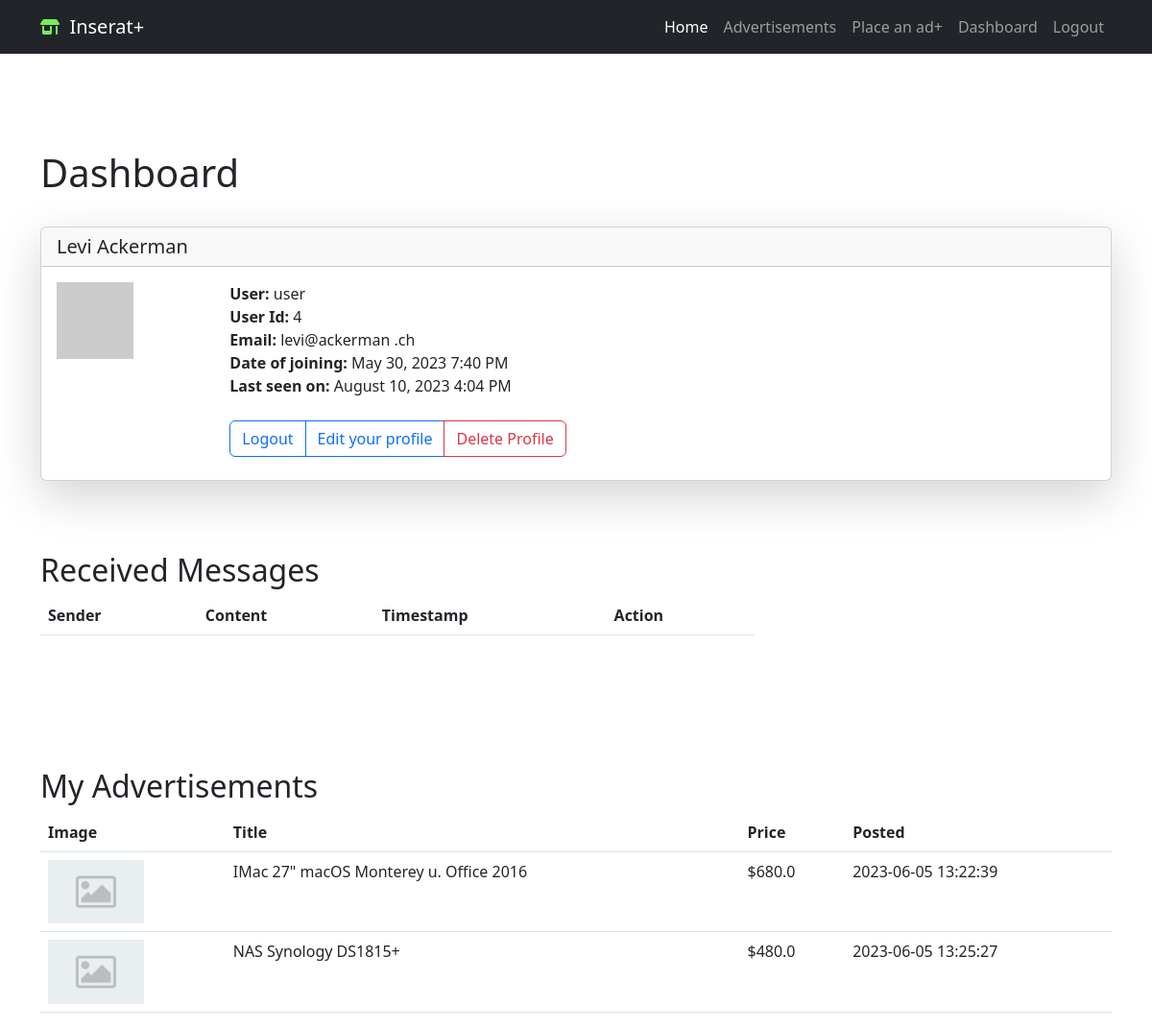
Screenshot of /user/user (signed in) with the database file from the repository.
### app/models/login.py (models this page shows, shortened)
class User(db.Model, UserMixin):
    id = db.Column(db.Integer, primary_key=True)
    first_name = db.Column(db.String(50), nullable=False)
    last_name = db.Column(db.String(50), nullable=False)
    username = db.Column(db.String(20), unique=True, nullable=False)
    email = db.Column(db.String(120), unique=True, nullable=False)
    password_hash = db.Column(db.String(128), nullable=False)
    user_adedd = db.Column(db.DateTime, default=datetime.utcnow)
    last_seen = db.Column(db.DateTime, default=datetime.utcnow)
    is_admin = db.Column(db.Boolean, default=False)
    is_blocked = db.Column(db.Boolean, default=False)  # registered users can be blocked from logging in
    advertisements = db.relationship('Advertisement', backref='user', lazy=True)
    def avatar(self, size):
        digest = md5(self.email.lower().encode('utf-8')).hexdigest()
        return 'https://www.gravatar.com/avatar/{}?d=identicon&s={}'.format(
            digest, size
            )

### app/models/advertisement.py (models this page shows, shortened)
class Advertisement(db.Model):
    id = db.Column(db.Integer, primary_key=True)
    title = db.Column(db.String(100), nullable=False)
    description = db.Column(db.Text, nullable=False)
    timestamp = db.Column(db.DateTime, default=datetime.utcnow)
    price = db.Column(db.Float)
    contact_info = db.Column(db.String(255))
    city_id = db.Column(db.Integer, db.ForeignKey('city.id'), nullable=False)
    zip_code = db.Column(db.Integer, nullable=False, index=True)
    category_id = db.Column(db.Integer, db.ForeignKey('category.id'), nullable=False)
    subcategory_id = db.Column(db.Integer, db.ForeignKey('subcategory.id'), nullable=True)
    user_id = db.Column(db.Integer, db.ForeignKey('user.id'), nullable=False)
    image_filename = db.Column(db.String(100))
    city = db.relationship('City', backref='advertisements')
    category = db.relationship('Category', backref='advertisements')
    subcategory = db.relationship('Subcategory', backref='advertisements')
    images = db.relationship('AdvertisementImage', backref='advertisement', lazy=True)

### app/routes.py (the view)
@app.route('/user/<username>')
@login_required
def user(username):
    user = User.query.filter_by(username=username).first_or_404()
    advertisements = Advertisement.query.filter_by(user_id=user.id).all()
    messages = Message.query.filter_by(recipient_id=current_user.id).all()
    return render_template('user.html', user=user, messages=messages,
                           advertisements=advertisements)

### app/models/controlpanel.py (called while the page is built)
@app.context_processor
def security_context_processor():
    return dict(
        admin_base_template=admin.base_template,
        admin_view=admin.index_view,
        h=admin_helpers,
        get_url=url_for
    )

### app/models/login.py (called while the page is built)
@login.user_loader
def load_user(id):
    return User.query.get(int(id))

### app/routes.py (called while the page is built)
@app.before_request
def before_request():
    if current_user.is_authenticated:
        formatted_time = datetime.utcnow().strftime("%d-%b-%Y %H:%M:%S")
        current_user.last_seen = datetime.strptime(formatted_time, "%d-%b-%Y %H:%M:%S")
        db.session.commit()

### app/templates/user.html (shortened to what this page needs)
{% extends "base.html" %}
{% block content %}
<div class="container custom-container ">
  <h1>Dashboard</h1><br/>
  <div class="card shadow-lg">
    <h5 class="card-header">
      {{ user.first_name }}  {{ user.last_name }}</h5>
    <div class="card-body">
      <div class="card-title">
        <div class="row  g-0">
          <div class="col-sm-2 ">
            <img src="{{ user.avatar(128) }}">
          </div>
               <div class="col-sm-5">
                <strong>User:</strong>
                {{ user.username }}<br/>
                <strong>User Id:</strong>
                {{ user.id }}<br/>
                <strong>Email:</strong>
                {{ user.email }}<br/>
                {% if user.user_adedd %}
                <strong>Date of joining:</strong>
                {{ moment(user.user_adedd).format('LLL') }}<br/>
                {% endif %}
                {% if user.last_seen %}
                <strong>Last seen on:</strong>
                {{ moment(user.last_seen).format('LLL') }}<br/>
                {% endif %}<br/>
                <form action="{{ url_for('delete_profile') }}" method="POST" onsubmit="return confirm('Are you sure you want to delete your profile?');">
                  <div class="btn-group" role="group" aria-label="Basic outlined example">
                    <a href="{{ url_for('logout') }}" class="btn btn-outline-primary" role="button">Logout</a>
                    <a href="{{ url_for('edit_profile') }}" class="btn btn-outline-primary" role="button">Edit your profile</a>
                    <button type="submit" class="btn btn-outline-danger">Delete Profile</button>
                </form>
                </div>
             </div>
        </div>
      </div>
    </div>
  </div>
<br>
<div class="container custom-container">
  <h2>Received Messages</h2>
  <div class="col-md-8">
    <table class="table">
      <thead>
        <tr>
          <th>Sender</th>
          <th>Content</th>
          <th>Timestamp</th>
          <th>Action</th>
        </tr>
      </thead>
    </table>
  </div>
</div>
<br>
<br>
<br>
<div class="container custom-container ">
  <h2>My Advertisements</h2>
  <table class="table">
    <thead>
      <tr>
        <th>Image</th>
        <th>Title</th>
        <th>Price</th>
        <th>Posted</th>
      </tr>
    </thead>
    <tbody>
      {% for ad in advertisements %}
      <tr>
        <td>
          {% if ad.image_filename %}
            <img src="{{ url_for('static', filename='images/' + ad.image_filename) }}" alt="Advertisement Image" class="img-fluid" style="max-width: 100px; max-height: 100px;">
          {% else %}
            <img src="{{ url_for('static', filename='images/default_image.png') }}" alt="Default Image" class="img-fluid" style="max-width: 100px; max-height: 100px;">
          {% endif %}
        </td>
        <td>{{ ad.title }}</td>
        <td>${{ ad.price }}</td>
        <td>{{ ad.timestamp.strftime('%Y-%m-%d %H:%M:%S') }}</td>
      </tr>
      {% endfor %}
    </tbody>
  </table>
</div>
{% endblock %}

### app/templates/user.html (style rules this page uses)
.custom-container { margin-top: 50px; }

### rows the page displays
User: first_name "Levi", last_name "Ackerman", username "user", id "4", email "levi@ackerman .ch", user_adedd "May 30, 2023 7:40 PM", last_seen "August 10, 2023 4:04 PM"
Advertisement: title "IMac 27\" macOS Monterey u. Office 2016", price "680.0", timestamp "2023-06-05 13:22:39"
Advertisement: title "NAS Synology DS1815+", price "480.0", timestamp "2023-06-05 13:25:27"
